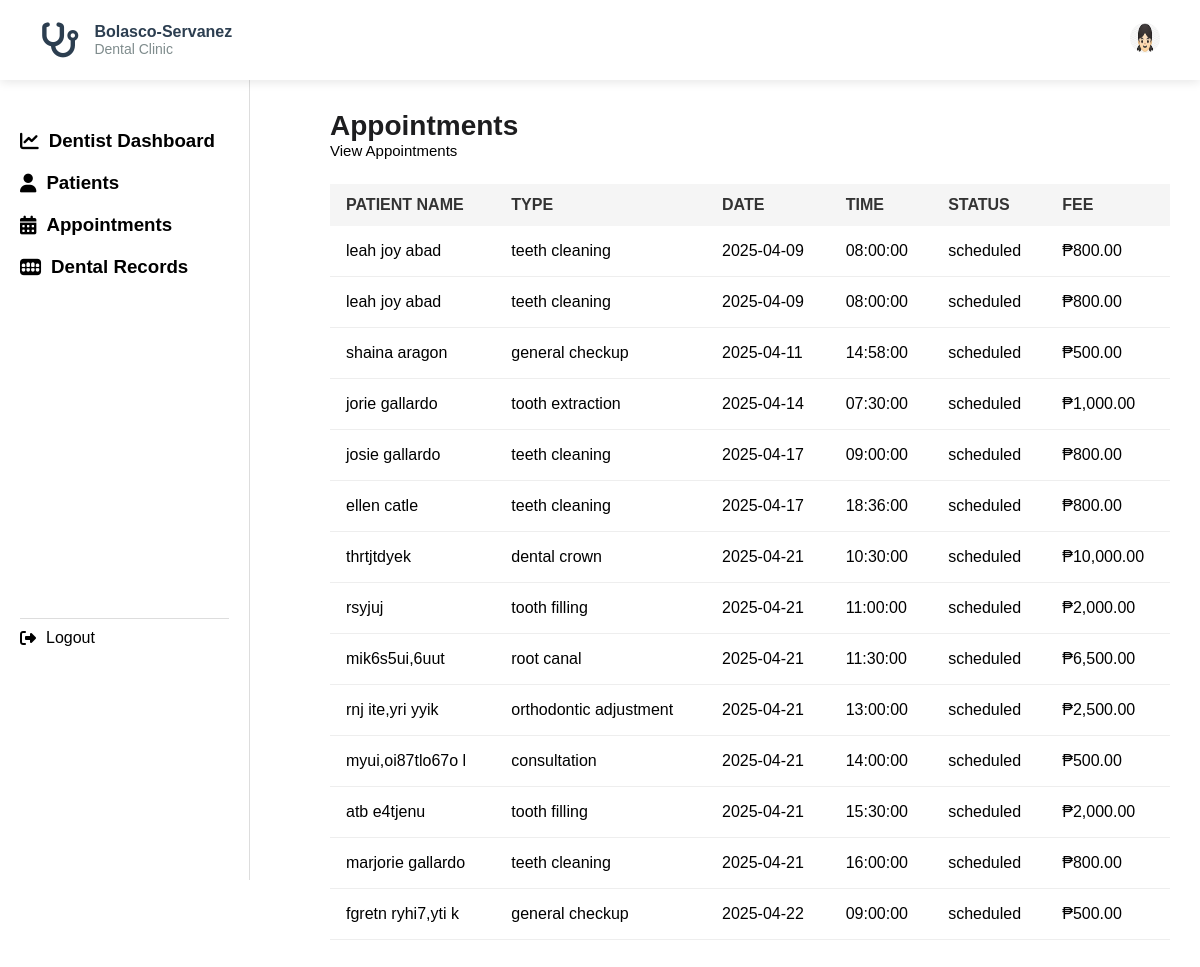
Page /add_appointment.php on the committed database.
### tables this page shows
CREATE TABLE `appointments` (
  `id` int(11) NOT NULL,
  `patient_name` varchar(255) NOT NULL,
  `appointment_type` varchar(255) NOT NULL,
  `appointment_date` date NOT NULL,
  `appointment_time` time NOT NULL,
  `status` enum('Scheduled','Completed','Cancelled') DEFAULT 'Scheduled',
  `patient_id` int(11) DEFAULT NULL,
  `fee` decimal(10,2) NOT NULL DEFAULT 0.00
);

### add_appointment.php (the view, shortened to what this page needs)
<?php
include 'db.php';
$appointment_revenues = [
    'General Checkup' => 500.00,
    'Teeth Cleaning' => 800.00,
    'Dental Crown' => 10000.00,
    'Tooth Filling' => 2000.00,
    'Root Canal' => 6500.00,
    'Tooth Extraction' => 1000.00,
    'Orthodontic Adjustment' => 2500.00,
    'Consultation' => 500.00,
];
?>
<!DOCTYPE html>
<html lang="en">
<head>
    <link rel="stylesheet" href="patient.css">
    <link rel="stylesheet" href="https://cdnjs.cloudflare.com/ajax/libs/font-awesome/6.4.2/css/all.min.css">
</head>
<body>
    <div class="header">
        <div class="logo-section">
            <i class="fa-solid fa-stethoscope"></i>
            <div class="logo-text">
                <h2>Bolasco-Servanez</h2>
                <p> Dental Clinic</p>
            </div>
        </div>
        <div class="user-section">
            <div class="profile" onclick="toggleDropdown()">
                <img src="images/icon/1.jpg" alt="Profile Image">
            </div>
        </div>
    </div>
    <div class="sidebar">
        <div>
            <div class="menu">
                <h3> <a href="dashboard.php"><i class="fas fa-chart-line"></i> Dentist Dashboard</a></h3>
                <h3> <a href="add_patient.php"><i class="fas fa-user"></i> Patients</a> </h3>
                <h3> <a href="add_appointment.php"><i class="fas fa-calendar-alt"></i> Appointments</a> </h3>
                <h3>  <a href="dental_records.php"><i class="fa-solid fa-teeth"></i>Dental Records</a></h3>
            </div>
        </div>
        <div class="logout">
            <a href="logout.php"><i class="fa-solid fa-right-from-bracket"></i>Logout</a>
        </div>
    </div>
    <div class="container">
        <div class="patientheader">
            <h1>Appointments</h1>
            <p>View Appointments</p>
        </div>
    <div class="table-wrapper">
      <table class="table-container">
        <tr>
          <th>Patient Name</th>
          <th>Type</th>
          <th>Date</th>
          <th>Time</th>
          <th>Status</th>
          <th>Fee</th>
        </tr>
        <?php
        $sql = "SELECT * FROM appointments ORDER BY appointment_date, appointment_time";
        $result = $conn->query($sql);
        if ($result->num_rows > 0) {
          while ($row = $result->fetch_assoc()) {
            $appointment_type = $row['appointment_type'];
            $fee = isset($appointment_revenues[$appointment_type]) ? $appointment_revenues[$appointment_type] : 0.00;
            echo "<tr>
                    <td>{$row['patient_name']}</td>
                    <td>{$row['appointment_type']}</td>
                    <td>{$row['appointment_date']}</td>
                    <td>{$row['appointment_time']}</td>
                    <td>{$row['status']}</td>
                    <td>₱" . number_format($fee, 2) . "</td>
                  </tr>";
          }
        } else {
          echo "<tr><td colspan='5'>No appointments found.</td></tr>";
        }
        ?>
      </table>
    </div>
</body>
</html>

### patient.css (style rules this page uses)
* { margin: 0; padding: 0; box-sizing: border-box; font-family: Arial, sans-serif; }
html, body { height: 100%; width: 100%; margin: 0; padding: 0; overflow-x: hidden; }
.header { display: flex; justify-content: space-between; align-items: center; padding: 15px 40px; background: #fff; box-shadow: 0 2px 10px rgba(0, 0, 0, 0.1); height: 80px; width: 100%; position: fixed; top: 0; z-index: 1000; bottom: 0px; }
.logo-section { display: flex; align-items: center; gap: 15px; }
.logo-section i { font-size: 35px; color: #2c3e50; }
.logo-text h2 { font-size: 16px; color: #2c3e50; margin: 0; }
.logo-text p { font-size: 14px; color: #7f8c8d; margin: 0; }
.user-section { display: flex; align-items: center; gap: 20px; }
.profile { margin-left: 20px; }
.profile img { width: 30px; height: 30px; border-radius: 50%; cursor: pointer; }
.sidebar { width: 250px; height: 100vh; background: white; padding: 20px; border-right: 1px solid #ddd; position: fixed; left: 0; top: 80px; z-index: 999; }
.menu { margin-top: 20px; }
.menu a { display: flex; align-items: center; text-decoration: none; color: black; padding: 10px 0; }
.menu a i { margin-right: 10px; }
.logout { padding-top: 100px; border-top: 1px solid #ddd; margin-top: 330px; }
.logout a { display: flex; align-items: center; text-decoration: none; color: black; padding: 10px 0; margin-top: -100px; }
.logout a i { margin-right: 10px; }
.container { max-width: 1200px; margin: 0 auto; background: #fff; margin-top: 80px; padding: 30px; border-radius: 8px; margin-left: 300px; }
.patientheader { margin-bottom: 25px; }
.patientheader h1 { font-size: 28px; font-weight: bold; color: #1d1d1f; }
.patientheader p { color: black; font-size: 15px; }
.table-container { width: 100%; border-collapse: collapse; font-family: Arial, sans-serif; }
.table-container th { background: #f5f5f5; color: #333; padding: 12px 16px; text-align: left; font-weight: bold; text-transform: uppercase; }
.table-container td { padding: 16px; border-bottom: 1px solid #eee; font-size: 16px; text-transform: lowercase; }
h2 { font-size: 28px; font-weight: bold; margin-bottom: 5px; }
p { color: #666; font-size: 14px; margin-bottom: 20px; }

### rows in the picture
appointments: patient_name "leah joy abad", appointment_type "teeth cleaning", appointment_date "2025-04-09", appointment_time "08:00:00", status "scheduled", appointment_type "800.00"
appointments: patient_name "leah joy abad", appointment_type "teeth cleaning", appointment_date "2025-04-09", appointment_time "08:00:00", status "scheduled", appointment_type "800.00"
appointments: patient_name "shaina aragon", appointment_type "general checkup", appointment_date "2025-04-11", appointment_time "14:58:00", status "scheduled", appointment_type "500.00"
appointments: patient_name "jorie gallardo", appointment_type "tooth extraction", appointment_date "2025-04-14", appointment_time "07:30:00", status "scheduled", appointment_type "1,000.00"
appointments: patient_name "josie gallardo", appointment_type "teeth cleaning", appointment_date "2025-04-17", appointment_time "09:00:00", status "scheduled", appointment_type "800.00"
appointments: patient_name "ellen catle", appointment_type "teeth cleaning", appointment_date "2025-04-17", appointment_time "18:36:00", status "scheduled", appointment_type "800.00"
appointments: patient_name "thrtjtdyek", appointment_type "dental crown", appointment_date "2025-04-21", appointment_time "10:30:00", status "scheduled", appointment_type "10,000.00"
appointments: patient_name "rsyjuj", appointment_type "tooth filling", appointment_date "2025-04-21", appointment_time "11:00:00", status "scheduled", appointment_type "2,000.00"
appointments: patient_name "mik6s5ui,6uut", appointment_type "root canal", appointment_date "2025-04-21", appointment_time "11:30:00", status "scheduled", appointment_type "6,500.00"
appointments: patient_name "rnj ite,yri yyik", appointment_type "orthodontic adjustment", appointment_date "2025-04-21", appointment_time "13:00:00", status "scheduled", appointment_type "2,500.00"
appointments: patient_name "myui,oi87tlo67o l", appointment_type "consultation", appointment_date "2025-04-21", appointment_time "14:00:00", status "scheduled", appointment_type "500.00"
appointments: patient_name "atb e4tjenu", appointment_type "tooth filling", appointment_date "2025-04-21", appointment_time "15:30:00", status "scheduled", appointment_type "2,000.00"
appointments: patient_name "marjorie gallardo", appointment_type "teeth cleaning", appointment_date "2025-04-21", appointment_time "16:00:00", status "scheduled", appointment_type "800.00"
appointments: patient_name "fgretn ryhi7,yti k", appointment_type "general checkup", appointment_date "2025-04-22", appointment_time "09:00:00", status "scheduled", appointment_type "500.00"
